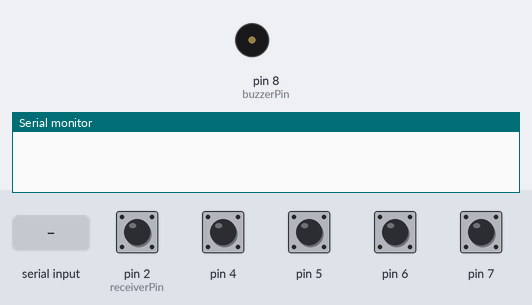
Simulated run of this sketch. Board: Arduino Uno, built with avr-gcc and run on an emulated ATmega328P. Shown: buzzer (waves = sounding), the last lines printed to the serial monitor. The test bench sets the inputs (shaded band); at power-on: pin 2 (receiverPin), pin 4–7 HIGH.

Above: at 1.2 s.
1.3 s: "ringA" received over Serial
At 2.8 s:
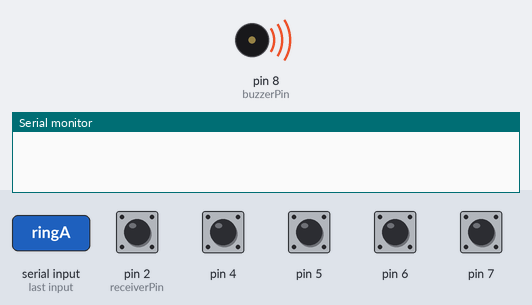
4.3 s: pin 2 (receiverPin) pulled LOW for 1 s
At 6.2 s:
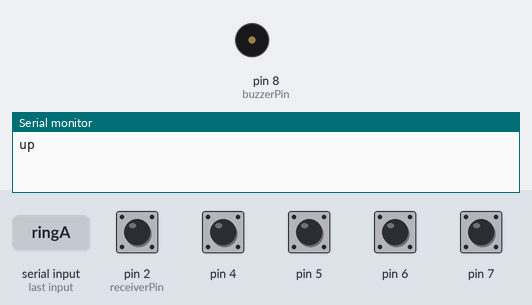
6.9 s: pin 2 (receiverPin) pulled LOW for 0.15 s
Timing chart, 0 to 9.9 s (numbered marks = the images above; inputs shaded):
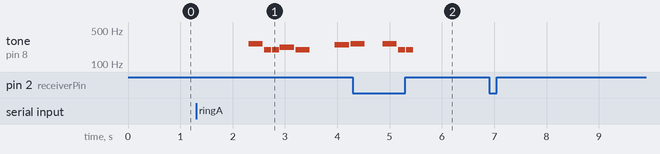

The sketch:

TelefoneSketch.ino
```cpp
#include "pitches.h"
#include <KeyMatrix.h>
#include <Bounce2.h>

// -- Melody Stuff --
int melodyA[] = { 200, NOTE_C4, 4, NOTE_G3, 8, NOTE_G3, 8, NOTE_A3, 4, NOTE_G3, 4, SILENCE, 4, SILENCE, 8, NOTE_B3, 4, NOTE_C4, 4, SILENCE, 4 };
int melodyB[] = { 108, NOTE_E4, 2, NOTE_G4,4, NOTE_D4,2, NOTE_C4,8, NOTE_D4,8, NOTE_E4,2, NOTE_G4,4, NOTE_D4,-2, NOTE_E4,2, NOTE_G4,4, NOTE_D5,2,
  NOTE_C5,4, NOTE_G4,2, NOTE_F4,8, NOTE_E4,8, NOTE_D4,-2, NOTE_E4,2, NOTE_G4,4, NOTE_D4,2, NOTE_C4,8, NOTE_D4,8, NOTE_E4,2, NOTE_G4,4, NOTE_D4,-2,
  NOTE_E4,2, NOTE_G4,4, NOTE_D5,2, NOTE_C5,4, NOTE_G4,2, NOTE_F4,8, NOTE_E4,8, NOTE_F4,8, NOTE_E4,8, NOTE_C4,2, NOTE_F4,2, NOTE_E4,8, NOTE_D4,8,
  NOTE_E4,8, NOTE_D4,8, NOTE_A3,2, NOTE_G4,2, NOTE_F4,8, NOTE_E4,8, NOTE_F4,8, NOTE_E4,8, NOTE_C4,4, NOTE_F4,4, NOTE_C5,-2 };
int melodyC[] = { 180,  NOTE_E5, 8, NOTE_D5, 8, NOTE_FS4, 4, NOTE_GS4, 4, NOTE_CS5, 8, NOTE_B4, 8, NOTE_D4, 4, NOTE_E4, 4,
  NOTE_B4, 8, NOTE_A4, 8, NOTE_CS4, 4, NOTE_E4, 4, NOTE_A4, 2 };
int melodyD[] = { 105, NOTE_B4, 16, NOTE_B5, 16, NOTE_FS5, 16, NOTE_DS5, 16, NOTE_B5, 32, NOTE_FS5, -16, NOTE_DS5, 8, NOTE_C5, 16,
  NOTE_C6, 16, NOTE_G6, 16, NOTE_E6, 16, NOTE_C6, 32, NOTE_G6, -16, NOTE_E6, 8, NOTE_B4, 16,  NOTE_B5, 16,  NOTE_FS5, 16,
  NOTE_DS5, 16,  NOTE_B5, 32,  NOTE_FS5, -16, NOTE_DS5, 8,  NOTE_DS5, 32, NOTE_E5, 32,  NOTE_F5, 32,
  NOTE_F5, 32,  NOTE_FS5, 32,  NOTE_G5, 32,  NOTE_G5, 32, NOTE_GS5, 32,  NOTE_A5, 16, NOTE_B5, 8 };

// Mais melodias aqui: https://github.com/robsoncouto/arduino-songs/tree/master


int *melody;
int numNotes = -1;

uint8_t buzzerPin = 8;

// -- Buttons stuff --
KEY_MATRIX_PHONE(keypad, 4, 5, 6, 7, 12, 9, 10);
Bounce2::Button receiver = Bounce2::Button();
uint8_t receiverPin = 2;

uint8_t ring = -1;
bool receiverUp = false;
bool upInterrupt = false;

void setup() {
  Serial.begin(9600);

  receiver.attach( receiverPin, INPUT_PULLUP ); // USE INTERNAL PULL-UP
  receiver.interval(5); // DEBOUNCE INTERVAL IN MILLISECONDS
  receiver.setPressedState(LOW); // INDICATE THAT THE LOW STATE CORRESPONDS TO PHYSICALLY PRESSING THE BUTTON

}

void loop() {

  // --- Receber inputs ---
  if(Serial.available() > 0)
  {
    String inStr = Serial.readString();
    inStr.trim();

    if(!receiverUp)
    {
      if(inStr == "ringA")
      {
        melody = melodyA;
        numNotes = (sizeof(melodyA) - sizeof(int)) / sizeof(int) / 2;
      }
      else if(inStr == "ringB")
      {
        melody = melodyB;
        numNotes = (sizeof(melodyB) - sizeof(int)) / sizeof(int) / 2;
      }
      else if(inStr == "ringC")
      {
        melody = melodyC;
        numNotes = (sizeof(melodyC) - sizeof(int)) / sizeof(int) / 2;
      }
      else if(inStr = "ringD")
      {
        melody = melodyD;
        numNotes = (sizeof(melodyD) - sizeof(int)) / sizeof(int) / 2;
      }
    }


      while(Serial.available())
        Serial.read();
  }

  // --- Ring Ring ---
  if(numNotes != -1)
    Ring();

  // --- KeyMatrix ---
  if(receiverUp)
    ReadKeys();

  // --- Receiver ---
  receiver.update();
  if(receiver.released() || upInterrupt) // Levantou
  {
    receiverUp = true;
    upInterrupt = false;
    numNotes = -1;
    Serial.println("up");
  }
  else if(receiver.pressed()) // Pousou
  {
    receiverUp = false;
    Serial.println("down");
  }


  delay(10);
}

void ReadKeys()
{
  if (keypad.pollEvent() && keypad.event.type == KM_KEYDOWN)
    Serial.println(keypad.event.c);
}

void Ring()
{
  int divider, noteDuration;

  int tempo = melody[0];
  int wholenote = (60000 * 4) / tempo;

  for (int thisNote = 1; thisNote < numNotes * 2; thisNote += 2) {

    // calculates the duration of each note
    divider = melody[thisNote + 1];
    if (divider > 0) {
      // regular note, just proceed
      noteDuration = (wholenote) / divider;
    } else if (divider < 0) {
      // dotted notes are represented with negative durations!!
      noteDuration = (wholenote) / abs(divider);
      noteDuration *= 1.5; // increases the duration in half for dotted notes
    }

    // we only play the note for 90% of the duration, leaving 10% as a pause
    tone(buzzerPin, melody[thisNote], noteDuration*0.9);

    // Wait for the specief duration before playing the next note.
    delay(noteDuration);

    // stop the waveform generation before the next note.
    noTone(buzzerPin);

    receiver.update();
    if(receiver.released()) // Levantou
    {
      upInterrupt = true;
      return;
    }
  }
}
```

pitches.h
```cpp
/*************************************************
   Public Constants
 *************************************************/

#define SILENCE  0
#define NOTE_B0  31
#define NOTE_C1  33
#define NOTE_CS1 35
#define NOTE_D1  37
#define NOTE_DS1 39
#define NOTE_E1  41
#define NOTE_F1  44
#define NOTE_FS1 46
#define NOTE_G1  49
#define NOTE_GS1 52
#define NOTE_A1  55
#define NOTE_AS1 58
#define NOTE_B1  62
#define NOTE_C2  65
#define NOTE_CS2 69
#define NOTE_D2  73
#define NOTE_DS2 78
#define NOTE_E2  82
#define NOTE_F2  87
#define NOTE_FS2 93
#define NOTE_G2  98
#define NOTE_GS2 104
#define NOTE_A2  110
#define NOTE_AS2 117
#define NOTE_B2  123
#define NOTE_C3  131
#define NOTE_CS3 139
#define NOTE_D3  147
#define NOTE_DS3 156
#define NOTE_E3  165
#define NOTE_F3  175
#define NOTE_FS3 185
#define NOTE_G3  196
#define NOTE_GS3 208
#define NOTE_A3  220
#define NOTE_AS3 233
#define NOTE_B3  247
#define NOTE_C4  262
#define NOTE_CS4 277
#define NOTE_D4  294
#define NOTE_DS4 311
#define NOTE_E4  330
#define NOTE_F4  349
#define NOTE_FS4 370
#define NOTE_G4  392
#define NOTE_GS4 415
#define NOTE_A4  440
#define NOTE_AS4 466
#define NOTE_B4  494
#define NOTE_C5  523
#define NOTE_CS5 554
#define NOTE_D5  587
#define NOTE_DS5 622
#define NOTE_E5  659
#define NOTE_F5  698
#define NOTE_FS5 740
#define NOTE_G5  784
#define NOTE_GS5 831
#define NOTE_A5  880
#define NOTE_AS5 932
#define NOTE_B5  988
#define NOTE_C6  1047
#define NOTE_CS6 1109
#define NOTE_D6  1175
#define NOTE_DS6 1245
#define NOTE_E6  1319
#define NOTE_F6  1397
#define NOTE_FS6 1480
#define NOTE_G6  1568
#define NOTE_GS6 1661
#define NOTE_A6  1760
#define NOTE_AS6 1865
#define NOTE_B6  1976
#define NOTE_C7  2093
#define NOTE_CS7 2217
#define NOTE_D7  2349
#define NOTE_DS7 2489
#define NOTE_E7  2637
#define NOTE_F7  2794
#define NOTE_FS7 2960
#define NOTE_G7  3136
#define NOTE_GS7 3322
#define NOTE_A7  3520
#define NOTE_AS7 3729
#define NOTE_B7  3951
#define NOTE_C8  4186
#define NOTE_CS8 4435
#define NOTE_D8  4699
#define NOTE_DS8 4978
```

Measured:
- after the input at 1.3 s, tone on pin 8 (buzzerPin): plays 262 Hz for 0.27 s, 196 Hz for 0.14 s, 196 Hz for 0.14 s, 220 Hz for 0.27 s, 196 Hz for 0.27 s, 247 Hz for 0.27 s … (7 notes in this stretch), starting after 1.0 s
- after the input at 4.3 s, tone on pin 8 (buzzerPin): goes on until 5.5 s, then stays silent
